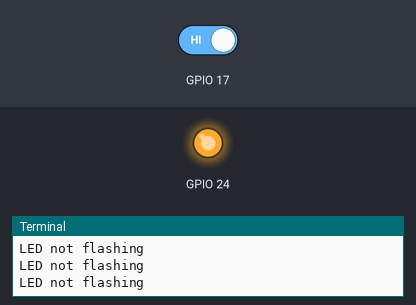
Bench run of a program on a simulated Raspberry Pi (BCM pin numbers). On the bench: output pins drawn as LEDs (lit = HIGH), the last lines printed to the terminal. Dashed ring = blinking. The inputs (shaded band) are chosen by the test bench; at power-on: GPIO 17 HIGH.

Above: at 1.2 s.
1.3 s: GPIO 17 driven LOW
At 2.6 s:
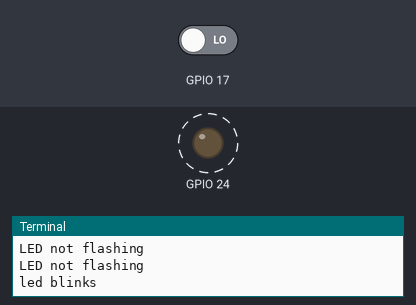
4.3 s: GPIO 17 driven HIGH
At 5.1 s:
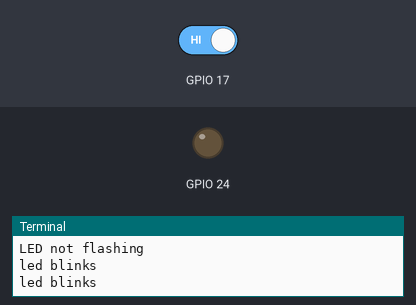
Timing chart, 0 to 7.3 s (numbered marks = the images above; inputs shaded):
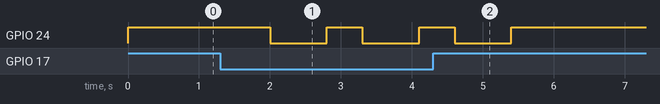

The program:

Oefening1.py
```python
import RPi.GPIO as GPIO
import time

GPIO.setmode(GPIO.BCM)
GPIO.setup(17, GPIO.IN)
GPIO.setup(24, GPIO.OUT)

def blink(pin):
    GPIO.setup(pin, GPIO.OUT)
    GPIO.output(pin, 1)
    time.sleep(0.5)
    GPIO.output(pin, 0)
    time.sleep(0.5)

while True:
    if (GPIO.input(17) == 0):
        blink(24)
        print("led blinks")
        time.sleep(0.3)
    else:
        GPIO.output(24, 1)
        print("LED not flashing")
        time.sleep(0.3)


GPIO.cleanup()
```

Measured:
- after the input at 1.3 s, GPIO 24: alternates HIGH for 0.50 s and LOW for 0.80 s, starting after 0.70 s
- after the input at 4.3 s, GPIO 24: goes on until 5.4 s, then stays HIGH
